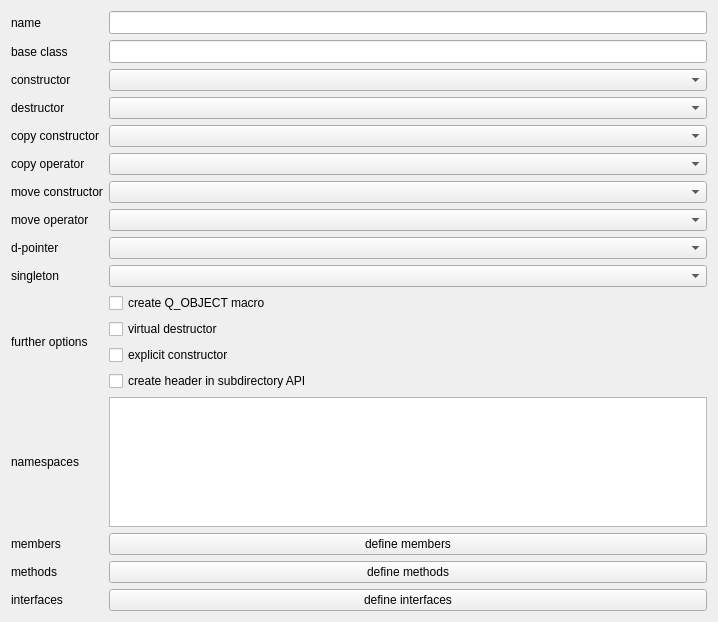
<?xml version="1.0" encoding="UTF-8"?>
<ui version="4.0">
 <class>GeneratorClass</class>
 <widget class="QWidget" name="GeneratorClass">
  <property name="geometry">
   <rect>
    <x>0</x>
    <y>0</y>
    <width>718</width>
    <height>622</height>
   </rect>
  </property>
  <property name="windowTitle">
   <string>GeneratorClass</string>
  </property>
  <layout class="QVBoxLayout" name="verticalLayout">
   <item>
    <layout class="QGridLayout" name="gridLayout">
     <item row="14" column="1">
      <widget class="QPushButton" name="pushButtonMethods">
       <property name="text">
        <string>define methods</string>
       </property>
      </widget>
     </item>
     <item row="11" column="1">
      <layout class="QVBoxLayout" name="verticalLayout_3">
       <item>
        <widget class="QCheckBox" name="checkBoxQObjectMacro">
         <property name="text">
          <string>create Q_OBJECT macro</string>
         </property>
        </widget>
       </item>
       <item>
        <widget class="QCheckBox" name="checkBoxVirtualDesctructor">
         <property name="text">
          <string>virtual destructor</string>
         </property>
        </widget>
       </item>
       <item>
        <widget class="QCheckBox" name="checkBoxExplicitConstructor">
         <property name="text">
          <string>explicit constructor</string>
         </property>
        </widget>
       </item>
       <item>
        <widget class="QCheckBox" name="checkBoxHeaderInSubdirectory">
         <property name="text">
          <string>create header in subdirectory API</string>
         </property>
        </widget>
       </item>
      </layout>
     </item>
     <item row="4" column="0">
      <widget class="QLabel" name="label_6">
       <property name="text">
        <string>destructor</string>
       </property>
      </widget>
     </item>
     <item row="1" column="1">
      <widget class="QLineEdit" name="lineEditName">
       <property name="font">
        <font>
         <family>Courier New</family>
         <pointsize>10</pointsize>
        </font>
       </property>
      </widget>
     </item>
     <item row="7" column="0">
      <widget class="QLabel" name="label_9">
       <property name="text">
        <string>move constructor</string>
       </property>
      </widget>
     </item>
     <item row="12" column="1">
      <widget class="QPlainTextEdit" name="plainTextEditNamespaces">
       <property name="font">
        <font>
         <family>Courier New</family>
         <pointsize>10</pointsize>
        </font>
       </property>
      </widget>
     </item>
     <item row="7" column="1">
      <widget class="SelectorDeclarationType" name="moveConstructor"/>
     </item>
     <item row="5" column="0">
      <widget class="QLabel" name="label_7">
       <property name="text">
        <string>copy constructor</string>
       </property>
      </widget>
     </item>
     <item row="12" column="0">
      <widget class="QLabel" name="label_4">
       <property name="text">
        <string>namespaces</string>
       </property>
      </widget>
     </item>
     <item row="6" column="0">
      <widget class="QLabel" name="label_8">
       <property name="text">
        <string>copy operator</string>
       </property>
      </widget>
     </item>
     <item row="1" column="0">
      <widget class="QLabel" name="label">
       <property name="text">
        <string>name</string>
       </property>
      </widget>
     </item>
     <item row="6" column="1">
      <widget class="SelectorDeclarationType" name="copyOperator"/>
     </item>
     <item row="2" column="0">
      <widget class="QLabel" name="label_2">
       <property name="text">
        <string>base class</string>
       </property>
      </widget>
     </item>
     <item row="11" column="0">
      <widget class="QLabel" name="label_13">
       <property name="text">
        <string>further options</string>
       </property>
      </widget>
     </item>
     <item row="9" column="1">
      <widget class="SelectorDPointerType" name="dPointer"/>
     </item>
     <item row="5" column="1">
      <widget class="SelectorDeclarationType" name="copyConstructor"/>
     </item>
     <item row="10" column="1">
      <widget class="SelectorSingletonType" name="singleton"/>
     </item>
     <item row="3" column="1">
      <widget class="SelectorDeclarationType" name="constructor"/>
     </item>
     <item row="10" column="0">
      <widget class="QLabel" name="label_12">
       <property name="text">
        <string>singleton</string>
       </property>
      </widget>
     </item>
     <item row="14" column="0">
      <widget class="QLabel" name="label_14">
       <property name="text">
        <string>methods</string>
       </property>
      </widget>
     </item>
     <item row="8" column="1">
      <widget class="SelectorDeclarationType" name="moveOperator"/>
     </item>
     <item row="4" column="1">
      <widget class="SelectorDeclarationType" name="destructor"/>
     </item>
     <item row="9" column="0">
      <widget class="QLabel" name="label_11">
       <property name="text">
        <string>d-pointer</string>
       </property>
      </widget>
     </item>
     <item row="3" column="0">
      <widget class="QLabel" name="label_5">
       <property name="text">
        <string>constructor</string>
       </property>
      </widget>
     </item>
     <item row="15" column="0">
      <widget class="QLabel" name="label_3">
       <property name="text">
        <string>interfaces</string>
       </property>
      </widget>
     </item>
     <item row="13" column="0">
      <widget class="QLabel" name="label_15">
       <property name="text">
        <string>members</string>
       </property>
      </widget>
     </item>
     <item row="13" column="1">
      <widget class="QPushButton" name="pushButtonMembers">
       <property name="text">
        <string>define members</string>
       </property>
      </widget>
     </item>
     <item row="2" column="1">
      <widget class="QLineEdit" name="lineEditBaseClass">
       <property name="font">
        <font>
         <family>Courier New</family>
         <pointsize>10</pointsize>
        </font>
       </property>
      </widget>
     </item>
     <item row="8" column="0">
      <widget class="QLabel" name="label_10">
       <property name="text">
        <string>move operator</string>
       </property>
      </widget>
     </item>
     <item row="15" column="1">
      <widget class="InterfaceListEditor" name="interfaceListEditor">
       <property name="text">
        <string>define interfaces</string>
       </property>
      </widget>
     </item>
    </layout>
   </item>
  </layout>
 </widget>
 <customwidgets>
  <customwidget>
   <class>SelectorDeclarationType</class>
   <extends>QComboBox</extends>
   <header>SelectorDeclarationType.h</header>
  </customwidget>
  <customwidget>
   <class>SelectorDPointerType</class>
   <extends>QComboBox</extends>
   <header>SelectorDPointerType.h</header>
  </customwidget>
  <customwidget>
   <class>SelectorSingletonType</class>
   <extends>QComboBox</extends>
   <header>SelectorSingletonType.h</header>
  </customwidget>
  <customwidget>
   <class>InterfaceListEditor</class>
   <extends>QPushButton</extends>
   <header>InterfaceListEditor.h</header>
  </customwidget>
 </customwidgets>
 <tabstops>
  <tabstop>lineEditName</tabstop>
  <tabstop>lineEditBaseClass</tabstop>
  <tabstop>constructor</tabstop>
  <tabstop>destructor</tabstop>
  <tabstop>copyConstructor</tabstop>
  <tabstop>copyOperator</tabstop>
  <tabstop>moveConstructor</tabstop>
  <tabstop>moveOperator</tabstop>
  <tabstop>dPointer</tabstop>
  <tabstop>singleton</tabstop>
  <tabstop>checkBoxQObjectMacro</tabstop>
  <tabstop>checkBoxVirtualDesctructor</tabstop>
  <tabstop>checkBoxExplicitConstructor</tabstop>
  <tabstop>plainTextEditNamespaces</tabstop>
  <tabstop>pushButtonMembers</tabstop>
  <tabstop>pushButtonMethods</tabstop>
 </tabstops>
 <resources/>
 <connections/>
</ui>
